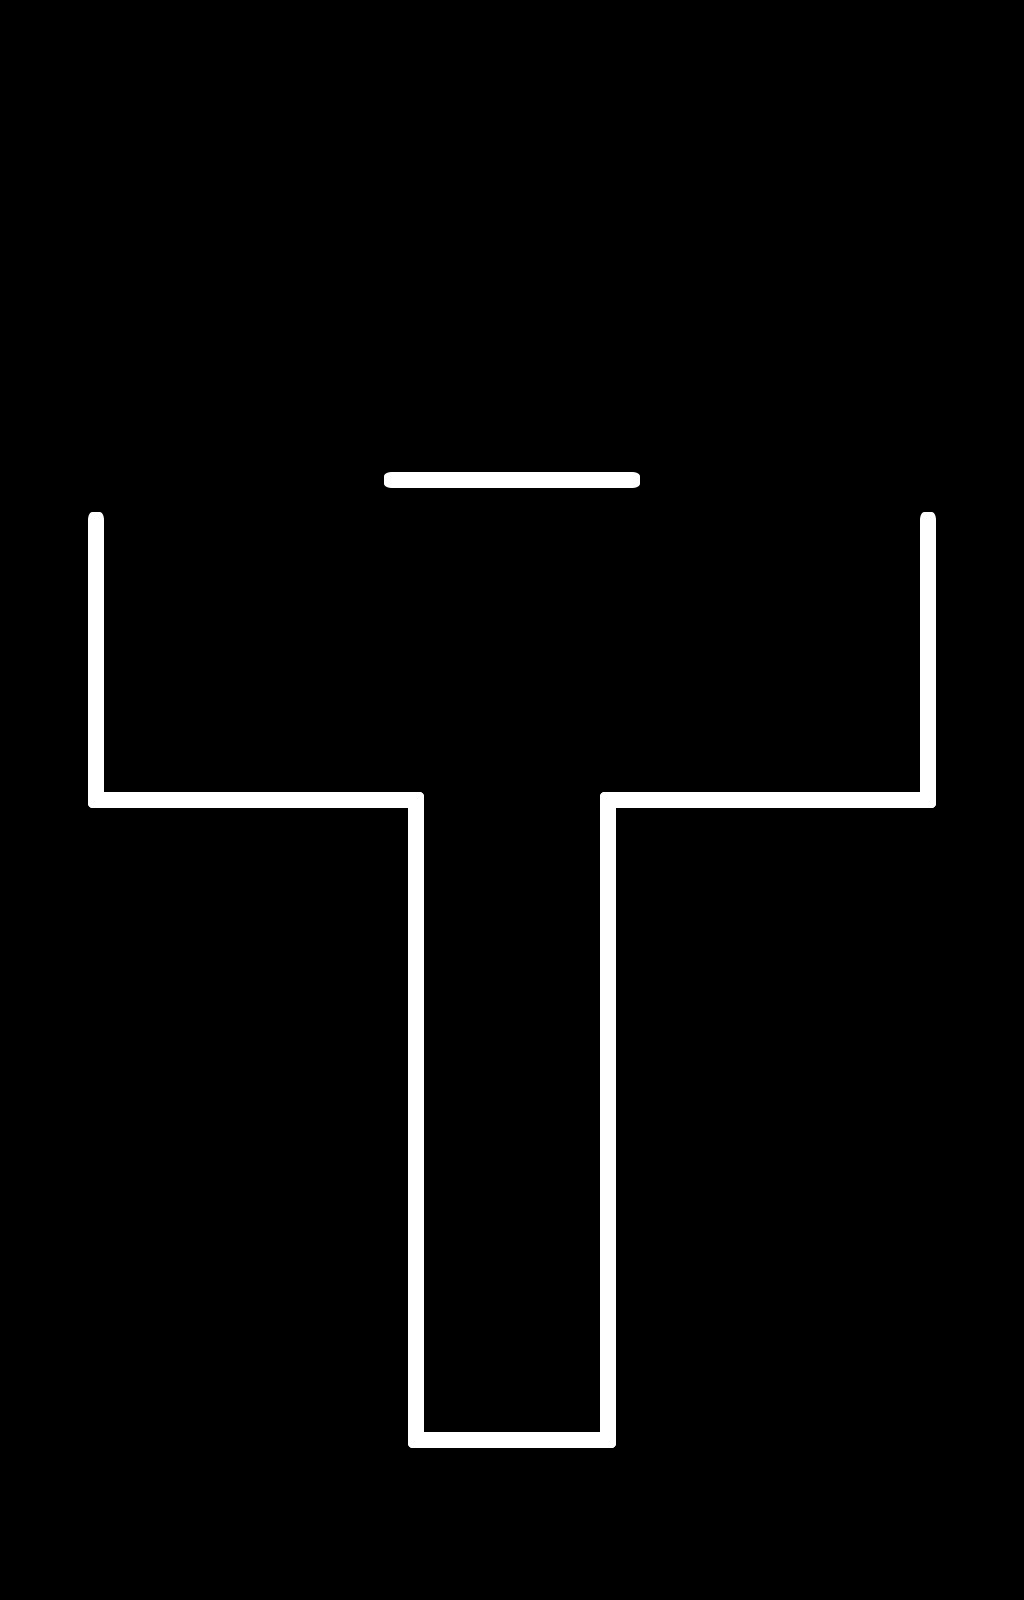

Tiled map render using the project's own tile images. Description and the whole map definition, tile-layer contents included, below:
An orthogonal 16x25 tile map with 64x64 px tiles, 1 tile layer (Tile Layer 1), 2 tilesets and 10 objects.

<map version="1.0" tiledversion="1.1.6" orientation="orthogonal" renderorder="right-down" width="16" height="25" tilewidth="64" tileheight="64" infinite="0" nextobjectid="39">
 <properties>
  <property name="hue" type="int" value="33" />
 </properties>
 <tileset firstgid="1" source="tileset.tsx" />
 <tileset firstgid="22" source="tileset.tsx" />
 <layer name="Tile Layer 1" width="16" height="25">
  <data encoding="csv">
0,0,0,0,0,0,0,0,0,0,0,0,0,0,0,0,
0,0,0,0,0,0,0,0,0,0,0,0,0,0,0,0,
0,0,0,0,0,0,0,0,0,0,0,0,0,0,0,0,
0,0,0,0,0,0,0,0,0,0,0,0,0,0,0,0,
0,0,0,0,0,0,0,0,0,0,0,0,0,0,0,0,
0,0,0,0,0,0,0,0,0,0,0,0,0,0,0,0,
0,0,0,0,0,0,0,0,0,0,0,0,0,0,0,0,
0,0,0,0,0,0,27,28,28,29,0,0,0,0,0,0,
0,37,0,0,0,0,0,0,0,0,0,0,0,0,37,0,
0,36,0,0,0,0,0,0,0,0,0,0,0,0,36,0,
0,36,0,0,0,0,0,0,0,0,0,0,0,0,36,0,
0,36,0,0,0,0,0,0,0,0,0,0,0,0,36,0,
0,31,28,28,28,28,32,0,0,33,28,28,28,28,30,0,
0,0,0,0,0,0,36,0,0,36,0,0,0,0,0,0,
0,0,0,0,0,0,36,0,0,36,0,0,0,0,0,0,
0,0,0,0,0,0,36,0,0,36,0,0,0,0,0,0,
0,0,0,0,0,0,36,0,0,36,0,0,0,0,0,0,
0,0,0,0,0,0,36,0,0,36,0,0,0,0,0,0,
0,0,0,0,0,0,36,0,0,36,0,0,0,0,0,0,
0,0,0,0,0,0,36,0,0,36,0,0,0,0,0,0,
0,0,0,0,0,0,36,0,0,36,0,0,0,0,0,0,
0,0,0,0,0,0,36,0,0,36,0,0,0,0,0,0,
0,0,0,0,0,0,31,28,28,30,0,0,0,0,0,0,
0,0,0,0,0,0,0,0,0,0,0,0,0,0,0,0,
0,0,0,0,0,0,0,0,0,0,0,0,0,0,0,0
</data>
 </layer>
 <objectgroup name="Obstacles">
  <object id="26" x="88" y="790.667" width="333.333" height="16" />
  <object id="27" x="600" y="793.333" width="333.333" height="16" />
  <object id="29" x="405.333" y="1430.67" width="208" height="18.6667" />
  <object id="30" x="405.333" y="806.667" width="16" height="624" />
  <object id="31" x="600" y="809.333" width="13.3333" height="621.333" />
  <object id="33" x="85.3333" y="513.333" width="16" height="277.333" />
  <object id="34" x="920" y="513.333" width="16" height="280" />
  <object id="36" x="381.333" y="468" width="256" height="18.6667" />
 </objectgroup>
 <objectgroup name="Player">
  <object id="37" x="480" y="1366" width="64" height="64" />
 </objectgroup>
 <objectgroup name="Finish">
  <object id="38" x="448" y="341" width="128" height="128" />
 </objectgroup>
</map>